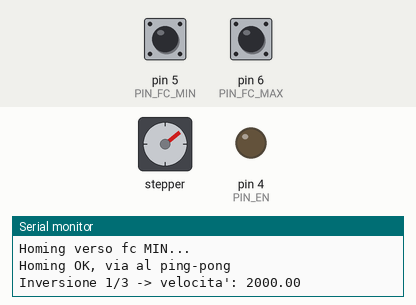
Simulated run of this sketch. Board: Arduino Uno, built with avr-gcc and run on an emulated ATmega328P. Shown: stepper motor, output pins drawn as LEDs (lit = HIGH), the last lines printed to the serial monitor. The test bench sets the inputs (shaded band); at power-on: pin 6 (PIN_FC_MAX) HIGH, pin 5 (PIN_FC_MIN) HIGH. Stepper angles assume 200 steps per turn.

Above: at 2.03 s.
2.3 s: pin 6 (PIN_FC_MAX) pulled LOW for 3.2 s
At 5.7 s:
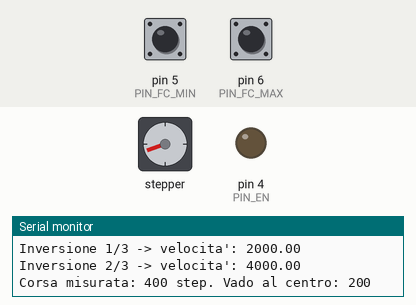
At 9.9 s:
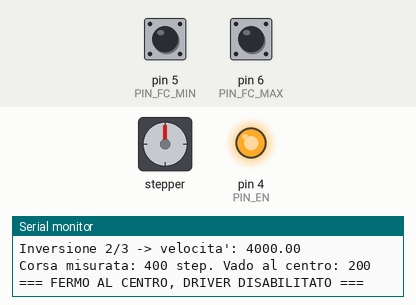
Timing chart, 0 to 11.4 s (numbered marks = the images above; inputs shaded):
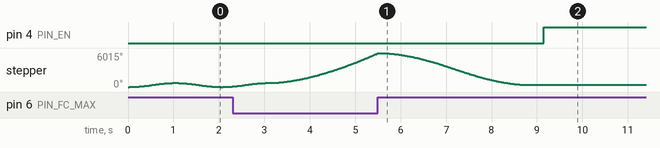

The sketch:

renat.ino
```cpp
/*
 * ping_pong_raddoppio.ino
 * Ping-pong tra i finecorsa: a ogni inversione la velocita' raddoppia.
 * Dopo N_INVERSIONI il motore si porta al centro della corsa e si ferma.
 *
 * Sequenza:
 *   1. Homing su fc MIN -> zero sul punto di trigger
 *   2. Ping-pong: a ogni finecorsa stop secco, raddoppio velocita', inversione
 *      (alla prima toccata di fc MAX viene misurata la corsa)
 *   3. Raggiunte N inversioni -> movimento al centro (corsa/2) e stop
 *
 * Hardware (configurazione validata):
 *   D2 = STEP, D3 = DIR, D4 = EN (attivo basso)
 *   D5 = fc MIN, D6 = fc MAX (OMRON D2F-L, NC verso GND, INPUT_PULLUP)
 *   TMC2209 standalone 1/8 microstep -> 1600 step/giro
 *
 * Logica NC: pin LOW = riposo, pin HIGH = finecorsa premuto (o filo interrotto).
 */

#include <AccelStepper.h>

// --- Pin ---
const uint8_t PIN_STEP   = 2;
const uint8_t PIN_DIR    = 3;
const uint8_t PIN_EN     = 4;   // attivo basso
const uint8_t PIN_FC_MIN = 5;
const uint8_t PIN_FC_MAX = 6;

// --- Parametri ---
const int   N_INVERSIONI = 3;      // numero di inversioni prima di fermarsi al centro
const float VEL_BASE     = 1000.0;  // velocita' iniziale (step/s)
const float VEL_MAX      = 4000.0; // tetto: oltre ~4000 step/s l'Uno non regge
const float ACCEL        = 1600.0; // step/s^2
const long  BACKOFF      = 400;    // step per liberare lo switch dopo il trigger
const long  CORSA_LUNGA  = 100000L;

AccelStepper motore(AccelStepper::DRIVER, PIN_STEP, PIN_DIR);

int   direzione  = +1;   // +1 = verso fc MAX, -1 = verso fc MIN
int   inversioni = 0;
float vel        = VEL_BASE;
long  posMax     = -1;   // posizione del trigger di fc MAX (misurata al primo passaggio)

enum Fase { PING_PONG, FINE };
Fase fase = PING_PONG;

bool fcMinPremuto() { return digitalRead(PIN_FC_MIN) == HIGH; }
bool fcMaxPremuto() { return digitalRead(PIN_FC_MAX) == HIGH; }

// Stop immediato mantenendo la coordinata corrente
void stopSecco() { motore.setCurrentPosition(motore.currentPosition()); }

void setup() {
  Serial.begin(115200);

  pinMode(PIN_FC_MIN, INPUT_PULLUP);
  pinMode(PIN_FC_MAX, INPUT_PULLUP);
  pinMode(PIN_EN, OUTPUT);
  digitalWrite(PIN_EN, LOW);  // driver abilitato

  motore.setMaxSpeed(VEL_BASE);
  motore.setAcceleration(ACCEL);

  Serial.println(F("=== PING-PONG CON RADDOPPIO VELOCITA' ==="));
  Serial.print(F("Inversioni previste: "));
  Serial.println(N_INVERSIONI);

  // --- Homing su fc MIN ---
  Serial.println(F("Homing verso fc MIN..."));
  if (!fcMinPremuto()) {
    motore.move(-CORSA_LUNGA);
    while (!fcMinPremuto()) motore.run();
  }
  stopSecco();
  motore.setCurrentPosition(0);   // zero sul punto di trigger di fc MIN
  motore.move(BACKOFF);           // libera lo switch
  motore.runToPosition();
  Serial.println(F("Homing OK, via al ping-pong"));

  // --- Partenza verso fc MAX ---
  direzione = +1;
  vel = VEL_BASE;
  motore.setMaxSpeed(vel);
  motore.move(CORSA_LUNGA);
}

void vaiAlCentro() {
  long centro = posMax / 2;
  Serial.print(F("Corsa misurata: "));
  Serial.print(posMax);
  Serial.print(F(" step. Vado al centro: "));
  Serial.println(centro);

  motore.setMaxSpeed(VEL_BASE * 2);  // ritorno a velocita' tranquilla
  motore.moveTo(centro);
  motore.runToPosition();

  delay(300);
  digitalWrite(PIN_EN, HIGH);  // disabilita il driver: niente corrente di mantenimento
  Serial.println(F("=== FERMO AL CENTRO, DRIVER DISABILITATO ==="));
  fase = FINE;
}

void loop() {
  if (fase != PING_PONG) return;

  // Controlla solo il finecorsa verso cui stiamo andando
  bool trigger = (direzione > 0 && fcMaxPremuto()) ||
                 (direzione < 0 && fcMinPremuto());

  if (trigger) {
    stopSecco();

    // Alla prima toccata di fc MAX misuriamo la corsa
    if (direzione > 0 && posMax < 0) posMax = motore.currentPosition();

    inversioni++;
    if (inversioni >= N_INVERSIONI) {
      vaiAlCentro();
      return;
    }

    vel = min(vel * 2, VEL_MAX);
    Serial.print(F("Inversione "));
    Serial.print(inversioni);
    Serial.print(F("/"));
    Serial.print(N_INVERSIONI);
    Serial.print(F(" -> velocita': "));
    Serial.println(vel);

    direzione = -direzione;
    motore.setMaxSpeed(vel);
    motore.move(direzione * BACKOFF);   // libera lo switch
    motore.runToPosition();
    motore.move(direzione * CORSA_LUNGA);
    return;
  }

  motore.run();
}
```

Measured:
- after the input at 2.3 s, pin 4 (PIN_EN): LOW → HIGH after 6.8 s instead of 1.8 s
